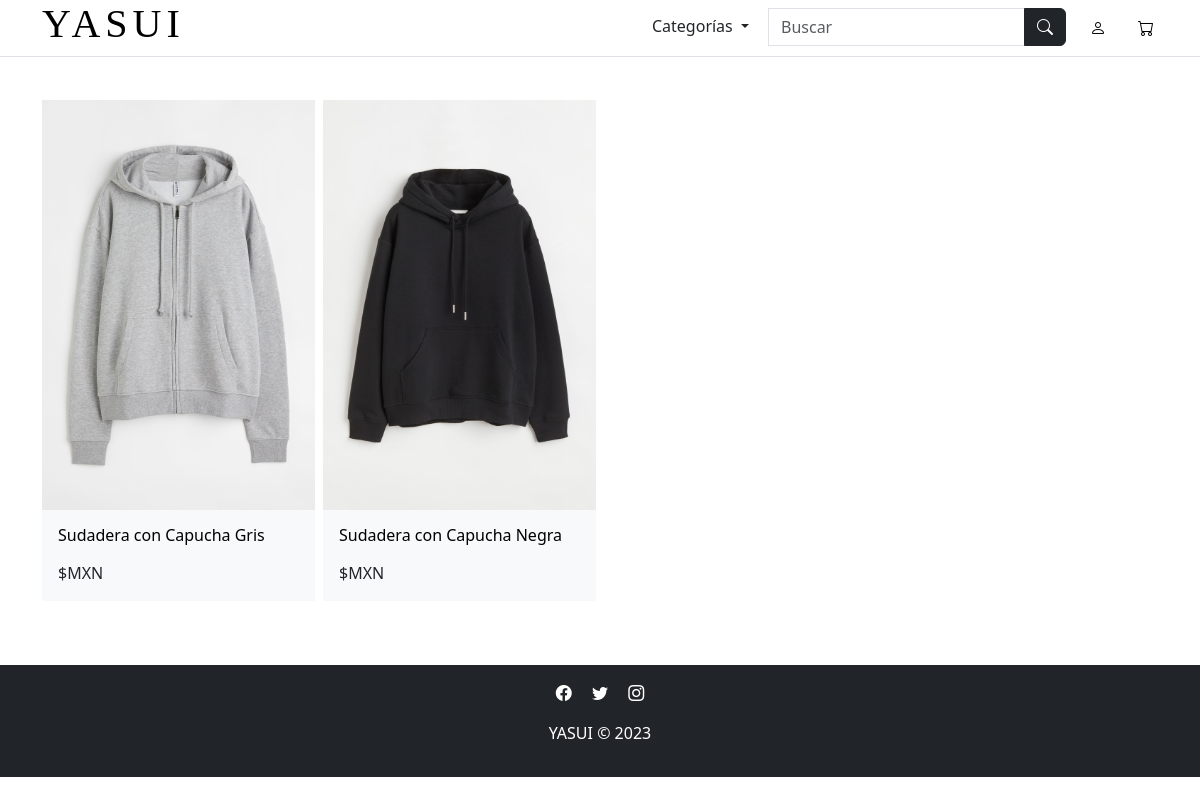
The app's page /catalogo-categoria.php?sucursal=1&categoria=4 with its own data.
### tables this page shows
CREATE TABLE inventario(
	cve_inv INT auto_increment,
	cod_suc INT,
	id_pren INT,
	exist_pren INT(5),
	status_inv BOOLEAN,
	PRIMARY KEY(cve_inv),
	FOREIGN KEY(cod_suc) REFERENCES sucursal(cod_suc),
	FOREIGN KEY(id_pren) REFERENCES prenda(id_pren) ON DELETE RESTRICT ON UPDATE CASCADE
);

CREATE TABLE prenda(
	id_pren INT auto_increment,
	cve_marca INT,
	cve_tipo INT,
	nom_pren CHAR(50),
	tall_pren ENUM('XS', 'S', 'M', 'L', 'XL', 'XXL', 'XXXL'),
	prec_pren DEC(6,2),
	cto_pren DEC(6,2),
	desc_pren VARCHAR(700),
	status_pren BOOLEAN,
	img_pren VARCHAR(50),
	PRIMARY KEY(id_pren),
	FOREIGN KEY(cve_marca) REFERENCES marca(cve_marca),
	FOREIGN KEY(cve_tipo) REFERENCES tipo(cve_tipo)
);

### php/functions.php (called while the page is built, shortened)
<?php
    function inventarioCategoria($sucursal, $categoria) {
        include 'connection.php';
        $query_inv_ctg = "SELECT * FROM prenda, inventario where prenda.id_pren=inventario.id_pren AND cod_suc=$sucursal AND status_inv!=0 AND cve_tipo='$categoria' GROUP BY nom_pren";
        return mysqli_query($connection, $query_inv_ctg);
    }
?>

### catalogo-categoria.php (the view, shortened to what this page needs)
<?php
    include ('php/functions.php');
?>
<!DOCTYPE html>
<html lang="en">
<head>
    <link href="https://cdn.jsdelivr.net/npm/bootstrap@5.3.1/dist/css/bootstrap.min.css" rel="stylesheet">
    <link rel="stylesheet" href="https://cdn.jsdelivr.net/npm/bootstrap-icons@1.11.1/font/bootstrap-icons.css">
    <link rel="stylesheet" href="assets/css/styles.css">
</head>
<body>
    <header class="bg-white fixed-top border-bottom">
        <div class="container">
            <div class="row">
                <div class="col-md-2 d-flex justify-content-center">
                    <a href="index.php"
                        class="d-flex align-items-center my-md-2 my-lg-0 me-lg-auto text-black text-decoration-none">
                        <h1 class=""> YASUI </h1>
                    </a>
                </div>
                <nav class="navbar p-0 col-10 d-flex align-items-center justify-content-md-end">
                    <ul class="nav text-black">
                        <li class="nav-item">
                            <div class="dropdown">
                                <button class="btn btn-black bg-white dropdown-toggle" type="button" id="categoriasDropdown" data-bs-toggle="dropdown" aria-haspopup="true" aria-expanded="false">
                                    Categorías
                                </button>
                            </div>
                        </li>
                        <li class="nav-item">
                            <form class="form-inline mx-2 d-none d-md-flex" action="php/search.php" method="GET" onsubmit="return validateSearchForm('search_query');">
                                <div class="input-group mb-0">
                                    <input type="text" class="form-control" name="search_query" id="search_query" placeholder="Buscar" aria-label="Buscar" aria-describedby="button-addon2">
                                    <button class="btn btn-dark" type="submit" id="button-addon2">
                                        <i class="bi bi-search"></i>
                                    </button>
                                </div>
                            </form>
                        </li>
                        <li class="nav-item">
                            <a href="login.php" class="nav-link text-black">
                                <i class="bi bi-person"></i>
                            </a>
                        </li>
                        <li class="nav-item">
                            <a href="cart.php" class="nav-link text-black">
                                <i class="bi bi-cart"></i>
                            </a>
                        </li>
                    </ul>
                </nav>
            </div>
        </div>
    </header>
    <section class="my-5">
        <div class="container">
            <div class="row g-2">
                <?php
                    if (isset($_GET['sucursal']) && isset($_GET['categoria'])) {
                        $sucursal = $_GET['sucursal'];
                        $categoria = $_GET['categoria'];
                        if (isset($_GET['search_query'])) {
                            $search_query = $_GET['search_query'];
                            $lista_query = inventarioNombre($sucursal, $categoria, $search_query);
                        } else {
                            $lista_query = inventarioCategoria($sucursal, $categoria);
                        }
                        while ($row = mysqli_fetch_array($lista_query)) {
                            echo '
                            <div class="col-6 col-md-3 text-center">
                                <div class="bg-light">
                                    <a href="producto.php?cve_inv='.$row["cve_inv"].'"> <img src="'.$row["img_pren"].'" class="w-100"> </a>
                                    <h3 class="fs-6 my-3 mx-3 text-start"> <a href="producto.php?cve_inv='.$row["cve_inv"].'"> '.$row["nom_pren"].' </a> </h3>
                                    <p class="fs-6 pb-3 mx-3 text-start">
                                    <span>$MXN '.$row['prec_pren'].'</span>
                                    </p>
                                </div>
                            </div>
                            ';
                        }
                    }
                ?>
            </div>
        </div>
    </section>
    <?php include "site/footer.php" ?>
</body>
</html>

### assets/css/styles.css (style rules this page uses)
h1 { font-family: 'initial', 'sans-serif'; letter-spacing: 5px; }
a { text-decoration: none; color: black; }
.btn-black, .btn:hover { border: none; }

### records on screen
inventario: id_pren.img_pren (picture), id_pren.nom_pren "Sudadera con Capucha Gris"
inventario: id_pren.img_pren (picture), id_pren.nom_pren "Sudadera con Capucha Negra"
